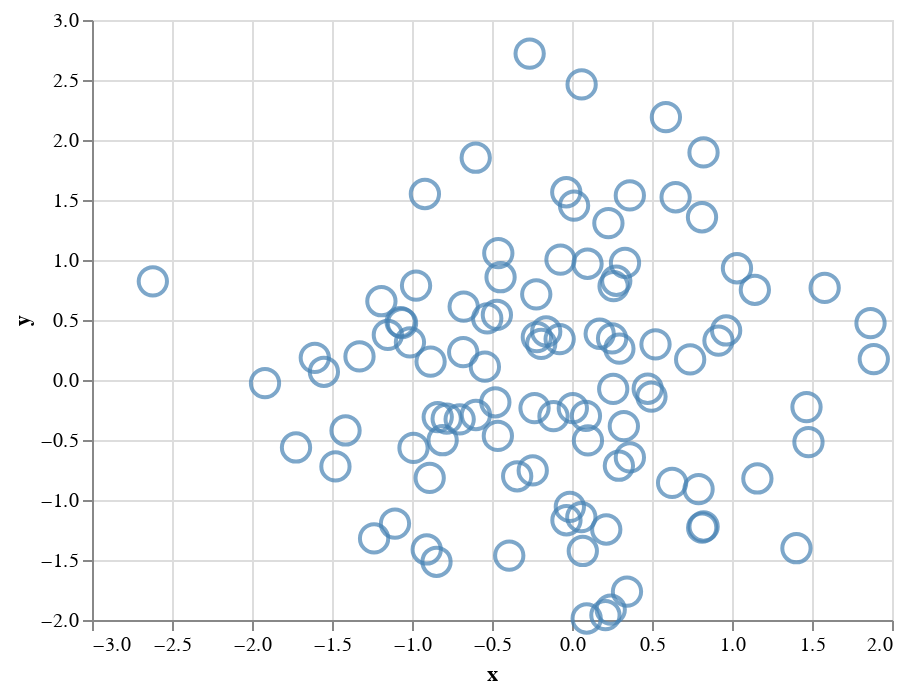

Source (notebook cell):
### Markdown cell above
## Настройки кодирования

И, наконец, высочайший приоритет настроек у кодирования. Зададим цвет равный "steelblue":

### Code cell
alt.Chart(data).mark_point(color='green', filled=False).encode(
    x='x:Q',
    y='y:Q',
    color=alt.value('steelblue')
).configure_point(
    size=200,
    color='red',
    filled=True
)

### Figure 1 — Vega-Lite specification as saved in the notebook (floating-point values rounded to 4 significant figures)
{"config": {"view": {"continuousWidth": 400, "continuousHeight": 300}, "point": {"color": "red", "filled": true, "size": 200}}, "data": {"name": "data-ae1344d1d8690fa86222a4d9fb43266b"}, "mark": {"type": "point", "color": "green", "filled": false}, "encoding": {"color": {"value": "steelblue"}, "x": {"type": "quantitative", "field": "x"}, "y": {"type": "quantitative", "field": "y"}}, "$schema": "https://vega.github.io/schema/vega-lite/v4.8.1.json", "datasets": {"data-ae1344d1d8690fa86222a4d9fb43266b": [{"x": 0.4967, "y": -0.1383}, {"x": 0.6477, "y": 1.523}, {"x": -0.2342, "y": -0.2341}, {"x": 1.579, "y": 0.7674}, {"x": -0.4695, "y": 0.5426}, {"x": -0.4634, "y": -0.4657}, {"x": 0.242, "y": -1.913}, {"x": -1.725, "y": -0.5623}, {"x": -1.013, "y": 0.3142}, {"x": -0.908, "y": -1.412}, {"x": 1.466, "y": -0.2258}, {"x": 0.06753, "y": -1.425}, {"x": -0.5444, "y": 0.1109}, {"x": -1.151, "y": 0.3757}, {"x": -0.6006, "y": -0.2917}, {"x": -0.6017, "y": 1.852}, {"x": -0.0135, "y": -1.058}, {"x": 0.8225, "y": -1.221}, {"x": 0.2089, "y": -1.96}, {"x": -1.328, "y": 0.1969}, {"x": 0.7385, "y": 0.1714}, {"x": -0.1156, "y": -0.3011}, {"x": -1.479, "y": -0.7198}, {"x": -0.4606, "y": 1.057}, {"x": 0.3436, "y": -1.763}, {"x": 0.3241, "y": -0.3851}, {"x": -0.6769, "y": 0.6117}, {"x": 1.031, "y": 0.9313}, {"x": -0.8392, "y": -0.3092}, {"x": 0.3313, "y": 0.9755}, {"x": -0.4792, "y": -0.1857}, {"x": -1.106, "y": -1.196}, {"x": 0.8125, "y": 1.356}, {"x": -0.07201, "y": 1.004}, {"x": 0.3616, "y": -0.6451}, {"x": 0.3614, "y": 1.538}, {"x": -0.03583, "y": 1.565}, {"x": -2.62, "y": 0.8219}, {"x": 0.08705, "y": -0.299}, {"x": 0.09176, "y": -1.988}, {"x": -0.2197, "y": 0.3571}, {"x": 1.478, "y": -0.5183}, {"x": -0.8085, "y": -0.5018}, {"x": 0.9154, "y": 0.3288}, {"x": -0.5298, "y": 0.5133}, {"x": 0.09708, "y": 0.9686}, {"x": -0.7021, "y": -0.3277}, {"x": -0.3921, "y": -1.464}, {"x": 0.2961, "y": 0.2611}, {"x": 0.005113, "y": -0.2346}, {"x": -1.415, "y": -0.4206}, {"x": -0.3427, "y": -0.8023}, {"x": -0.1613, "y": 0.4041}, {"x": 1.886, "y": 0.1746}, {"x": 0.2576, "y": -0.07445}, {"x": -1.919, "y": -0.02651}, {"x": 0.06023, "y": 2.463}, {"x": -0.1924, "y": 0.3015}, {"x": -0.03471, "y": -1.169}, {"x": 1.143, "y": 0.7519}, {"x": 0.791, "y": -0.9094}, {"x": 1.403, "y": -1.402}, {"x": 0.5869, "y": 2.19}, {"x": -0.9905, "y": -0.5663}, {"x": 0.09965, "y": -0.5035}, {"x": -1.551, "y": 0.06856}, {"x": -1.062, "y": 0.4736}, {"x": -0.9194, "y": 1.55}, {"x": -0.7833, "y": -0.3221}, {"x": 0.8135, "y": -1.231}, {"x": 0.2275, "y": 1.307}, {"x": -1.607, "y": 0.1846}, {"x": 0.2599, "y": 0.7818}, {"x": -1.237, "y": -1.32}, {"x": 0.5219, "y": 0.297}, {"x": 0.2505, "y": 0.3464}, {"x": -0.68, "y": 0.2323}, {"x": 0.2931, "y": -0.7144}, {"x": 1.866, "y": 0.4738}, {"x": -1.191, "y": 0.6566}, {"x": -0.9747, "y": 0.7871}, {"x": 1.159, "y": -0.8207}, {"x": 0.9634, "y": 0.4128}, {"x": 0.8221, "y": 1.897}, {"x": -0.2454, "y": -0.7537}, {"x": -0.8895, "y": -0.8158}, {"x": -0.0771, "y": 0.3412}, {"x": 0.2767, "y": 0.8272}, {"x": 0.013, "y": 1.454}, {"x": -0.2647, "y": 2.72}, {"x": 0.6257, "y": -0.8572}, {"x": -1.071, "y": 0.4825}, {"x": -0.2235, "y": 0.714}, {"x": 0.4732, "y": -0.07283}, {"x": -0.8468, "y": -1.515}, {"x": -0.4465, "y": 0.8564}, {"x": 0.2141, "y": -1.246}, {"x": 0.1732, "y": 0.3853}, {"x": -0.8839, "y": 0.1537}, {"x": 0.05821, "y": -1.143}]}}
